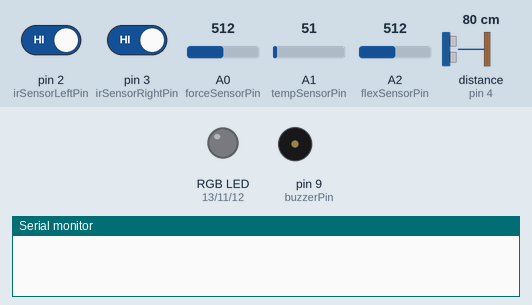
The sketch below on a simulated Arduino Uno, built with avr-gcc and run on an emulated ATmega328P. Shown: an RGB LED mixed from three pins (HIGH = lit), buzzer (waves = sounding), the last lines printed to the serial monitor. Wiring (inferred from the names in the program): ultrasonic range finder: trigger pin 5; echo pin 4. The test bench sets the inputs (shaded band); at power-on: pin 2 (irSensorLeftPin) HIGH, pin 3 (irSensorRightPin) HIGH, A0 (forceSensorPin) = 512, A1 (tempSensorPin) = 51, A2 (flexSensorPin) = 512, distance to the obstacle (sensor on pin 4) 80 cm. The echo pulse lasts 58.3 µs per cm; pins used as bus, display or sensor lines are not drawn.

Above: at 0.3 s.
At 1.05 s:
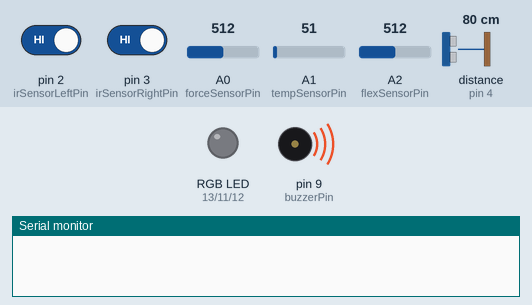
At 1.7 s:
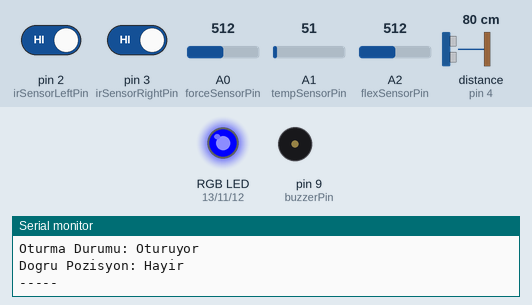
At 31.7 s:
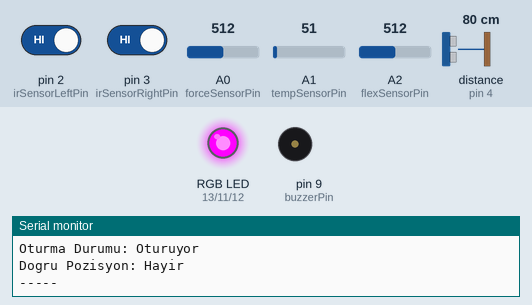
Timing chart, 0 to 33.2 s (numbered marks = the images above):
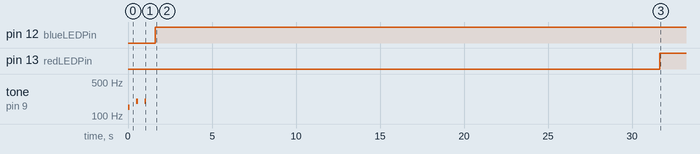

The sketch:

PosiTrack.ino
```cpp
int forceSensorPin = A0;
int tempSensorPin = A1;

int irSensorLeftPin = 2; // Sol IR
int irSensorRightPin = 3; // Sağ IR

int trigPin = 5; // Ultrasonik sensör Trig
int echoPin = 4; // Ultrasonik sensör Echo

int flexSensorPin = A2; // Esneklik sensörü

int buzzerPin = 9;

int redLEDPin = 13; // RGB LED'in kırmızı
int greenLEDPin = 11; // RGB LED'in yeşil
int blueLEDPin = 12; // RGB LED'in mavi

long duration; // süre
int distance; // mesafe

void setup() {
  pinMode(forceSensorPin, INPUT);
  pinMode(tempSensorPin, INPUT);
  pinMode(irSensorLeftPin, INPUT);
  pinMode(irSensorRightPin, INPUT);
  pinMode(flexSensorPin, INPUT);
  pinMode(trigPin, OUTPUT);
  pinMode(echoPin, INPUT);
  pinMode(buzzerPin, OUTPUT);
  pinMode(redLEDPin, OUTPUT);
  pinMode(greenLEDPin, OUTPUT);
  pinMode(blueLEDPin, OUTPUT);
  Serial.begin(9600);
}

void loop() {
  tone(buzzerPin, 150, 100);
  delay(500);
  tone(buzzerPin, 200, 100);
  delay(500);
  tone(buzzerPin, 200, 100);
  delay(500);

  int forceValue = analogRead(forceSensorPin); // Kuvvet sensörü değeri
  int tempValue = analogRead(tempSensorPin); // Sıcaklık sensörü değeri
  int irLeftValue = digitalRead(irSensorLeftPin); // IR sol 1-0
  int irRightValue = digitalRead(irSensorRightPin); // IR sağ 1-0
  int flexValue = analogRead(flexSensorPin); // Esneklik sensörü değeri

  // Ultrasonik sensör ile mesafe ölçümü
  digitalWrite(trigPin, LOW);
  delayMicroseconds(2);
  digitalWrite(trigPin, HIGH);
  delayMicroseconds(10);
  digitalWrite(trigPin, LOW);
  duration = pulseIn(echoPin, HIGH);
  distance = duration * 0.034 / 2;

  bool irDetected = (irLeftValue == LOW || irRightValue == LOW); // ir ilk değerleri false ayarla
  bool seated = (forceValue > 300) || (tempValue > 25) && irDetected; // oturuyor mu
  bool correctPosture = (flexValue > 995); // Esneklik ve mesafe kontrolü

  // Seri monitöre sensör değerlerini yazdır
  Serial.print("Kuvvet Sensoru (N): "); Serial.println(map(forceValue, 0, 358, 0, 10));
  Serial.print("Sıcaklık Sensoru (C): "); Serial.println(map(tempValue, 20, 358, -40, 125));
  Serial.print("IR Sol Sensor: "); Serial.println(irLeftValue);
  Serial.print("IR Sag Sensor: "); Serial.println(irRightValue);
  Serial.print("Esneklik Sensoru: "); Serial.println(flexValue);
  Serial.print("Mesafe (cm): "); Serial.println(distance);
  Serial.print("Oturma Durumu: "); Serial.println(seated ? "Oturuyor" : "Oturmuyor");
  Serial.print("Dogru Pozisyon: "); Serial.println(correctPosture ? "Evet" : "Hayir");
  Serial.println("-----");

  if (seated) {
    setColor(0, 0, 255); // Mavi
    delay(30000); // 30 saniye bekle

    setColor(128, 0, 128); // Mor
    delay(30000); // 30 saniye bekle

    setColor(255, 0, 0); // Kırmızı
    tone(buzzerPin, 150, 100);
    delay(500);
    tone(buzzerPin, 200, 100);
    delay(500);
    tone(buzzerPin, 200, 100);
    delay(500);
  } else {
    setColor(0, 255, 0); // Kullanıcı kalktığında LED yeşil olur
  }

  if (!correctPosture) {
    tone(buzzerPin, 150, 100);
    delay(500);
    tone(buzzerPin, 200, 100);
    delay(500);
    tone(buzzerPin, 200, 100);
    delay(500);
  }

  // 10 saniyede bir sensör değerlerini yazdırma
  delay(10000);
}

void setColor(int red, int green, int blue) {
  analogWrite(redLEDPin, red);
  analogWrite(greenLEDPin, green);
  analogWrite(blueLEDPin, blue);
}
```

Measured:
- by itself, pin 12 (blueLEDPin): LOW → HIGH at 1.6 s
- by itself, pin 13 (redLEDPin): LOW → HIGH at 31.6 s
- by itself, tone on pin 9 (buzzerPin): repeats every 0.50 s: silent 0.40 s, 200 Hz 0.10 s, until it stays silent from 1.1 s
